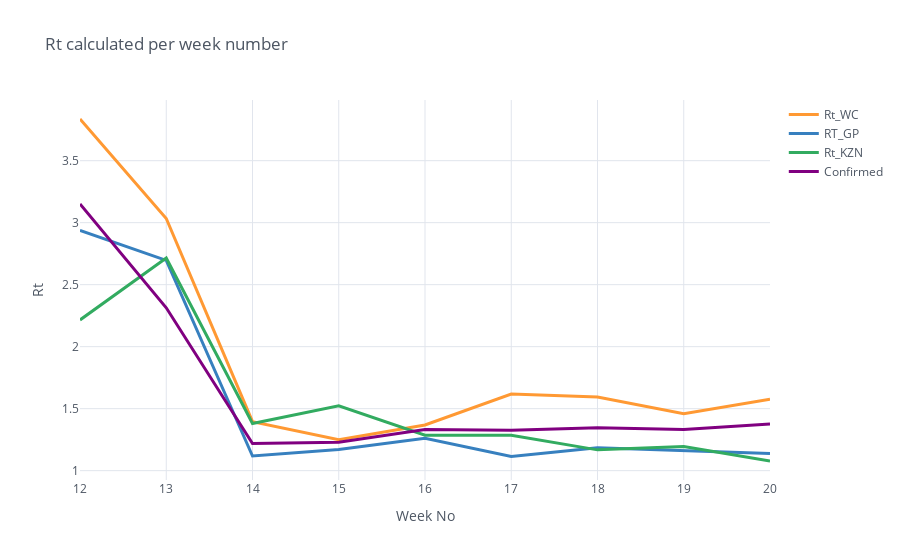

The notebook cell this image was saved under:
### Code cell
#
# Because the week[1] has few values, I will no trust the fit
#
Rt_DF.iloc[1:].iplot(theme="white",xTitle = "Week No",yTitle="Rt",width=3,symbol='circle-dot',size=25,
            title=f"Rt calculated per week number")

### Figure 1 — Plotly figure (JSON) as saved in the notebook; plotly's stock layout.template omitted (floating-point values rounded to 4 significant figures)
{"data": [{"line": {"color": "rgba(255, 153, 51, 1.0)", "dash": "solid", "shape": "linear", "width": 3}, "mode": "lines", "name": "Rt_WC", "text": "", "type": "scatter", "x": [12, 13, 14, 15, 16, 17, 18, 19, 20], "y": [3.836, 3.034, 1.395, 1.25, 1.368, 1.617, 1.595, 1.46, 1.576]}, {"line": {"color": "rgba(55, 128, 191, 1.0)", "dash": "solid", "shape": "linear", "width": 3}, "mode": "lines", "name": "RT_GP", "text": "", "type": "scatter", "x": [12, 13, 14, 15, 16, 17, 18, 19, 20], "y": [2.938, 2.696, 1.118, 1.17, 1.261, 1.115, 1.184, 1.16, 1.139]}, {"line": {"color": "rgba(50, 171, 96, 1.0)", "dash": "solid", "shape": "linear", "width": 3}, "mode": "lines", "name": "Rt_KZN", "text": "", "type": "scatter", "x": [12, 13, 14, 15, 16, 17, 18, 19, 20], "y": [2.215, 2.715, 1.38, 1.523, 1.285, 1.285, 1.168, 1.194, 1.078]}, {"line": {"color": "rgba(128, 0, 128, 1.0)", "dash": "solid", "shape": "linear", "width": 3}, "mode": "lines", "name": "Confirmed", "text": "", "type": "scatter", "x": [12, 13, 14, 15, 16, 17, 18, 19, 20], "y": [3.151, 2.313, 1.218, 1.23, 1.331, 1.327, 1.347, 1.332, 1.376]}], "layout": {"legend": {"bgcolor": "#FFFFFF", "font": {"color": "#4D5663"}}, "paper_bgcolor": "#FFFFFF", "plot_bgcolor": "#FFFFFF", "title": {"font": {"color": "#4D5663"}, "text": "Rt calculated per week number"}, "xaxis": {"gridcolor": "#E1E5ED", "showgrid": true, "tickfont": {"color": "#4D5663"}, "title": {"font": {"color": "#4D5663"}, "text": "Week No"}, "zerolinecolor": "#E1E5ED"}, "yaxis": {"gridcolor": "#E1E5ED", "showgrid": true, "tickfont": {"color": "#4D5663"}, "title": {"font": {"color": "#4D5663"}, "text": "Rt"}, "zerolinecolor": "#E1E5ED"}}}
